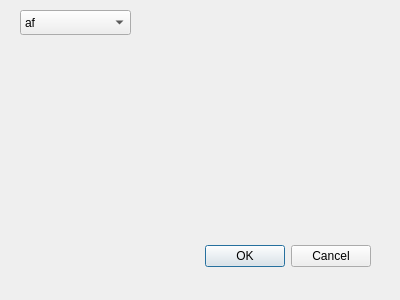
<?xml version="1.0" encoding="UTF-8"?>
<ui version="4.0">
 <class>options_window</class>
 <widget class="QDialog" name="options_window">
  <property name="geometry">
   <rect>
    <x>0</x>
    <y>0</y>
    <width>400</width>
    <height>300</height>
   </rect>
  </property>
  <property name="windowTitle">
   <string>Dialog</string>
  </property>
  <widget class="QDialogButtonBox" name="buttonBox">
   <property name="geometry">
    <rect>
     <x>30</x>
     <y>240</y>
     <width>341</width>
     <height>32</height>
    </rect>
   </property>
   <property name="orientation">
    <enum>Qt::Horizontal</enum>
   </property>
   <property name="standardButtons">
    <set>QDialogButtonBox::Cancel|QDialogButtonBox::Ok</set>
   </property>
  </widget>
  <widget class="QComboBox" name="comboBox">
   <property name="geometry">
    <rect>
     <x>20</x>
     <y>10</y>
     <width>111</width>
     <height>25</height>
    </rect>
   </property>
   <item>
    <property name="text">
     <string>af</string>
    </property>
   </item>
   <item>
    <property name="text">
     <string>an</string>
    </property>
   </item>
   <item>
    <property name="text">
     <string>bg</string>
    </property>
   </item>
   <item>
    <property name="text">
     <string>bs</string>
    </property>
   </item>
   <item>
    <property name="text">
     <string>ca</string>
    </property>
   </item>
   <item>
    <property name="text">
     <string>cs</string>
    </property>
   </item>
   <item>
    <property name="text">
     <string>cy</string>
    </property>
   </item>
   <item>
    <property name="text">
     <string>en-gb</string>
    </property>
   </item>
   <item>
    <property name="text">
     <string>en-sc</string>
    </property>
   </item>
   <item>
    <property name="text">
     <string>en-uk-north</string>
    </property>
   </item>
   <item>
    <property name="text">
     <string>en-us</string>
    </property>
   </item>
   <item>
    <property name="text">
     <string>it</string>
    </property>
   </item>
   <item>
    <property name="text">
     <string>jp</string>
    </property>
   </item>
   <item>
    <property name="text">
     <string>pt-br</string>
    </property>
   </item>
   <item>
    <property name="text">
     <string>pt-pt</string>
    </property>
   </item>
  </widget>
 </widget>
 <resources/>
 <connections>
  <connection>
   <sender>buttonBox</sender>
   <signal>accepted()</signal>
   <receiver>options_window</receiver>
   <slot>accept()</slot>
   <hints>
    <hint type="sourcelabel">
     <x>248</x>
     <y>254</y>
    </hint>
    <hint type="destinationlabel">
     <x>157</x>
     <y>274</y>
    </hint>
   </hints>
  </connection>
  <connection>
   <sender>buttonBox</sender>
   <signal>rejected()</signal>
   <receiver>options_window</receiver>
   <slot>reject()</slot>
   <hints>
    <hint type="sourcelabel">
     <x>316</x>
     <y>260</y>
    </hint>
    <hint type="destinationlabel">
     <x>286</x>
     <y>274</y>
    </hint>
   </hints>
  </connection>
 </connections>
</ui>
